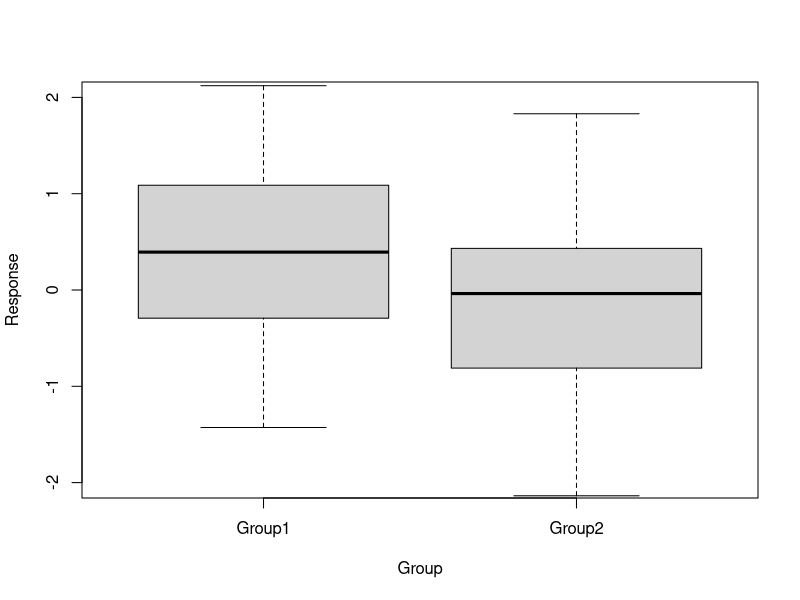
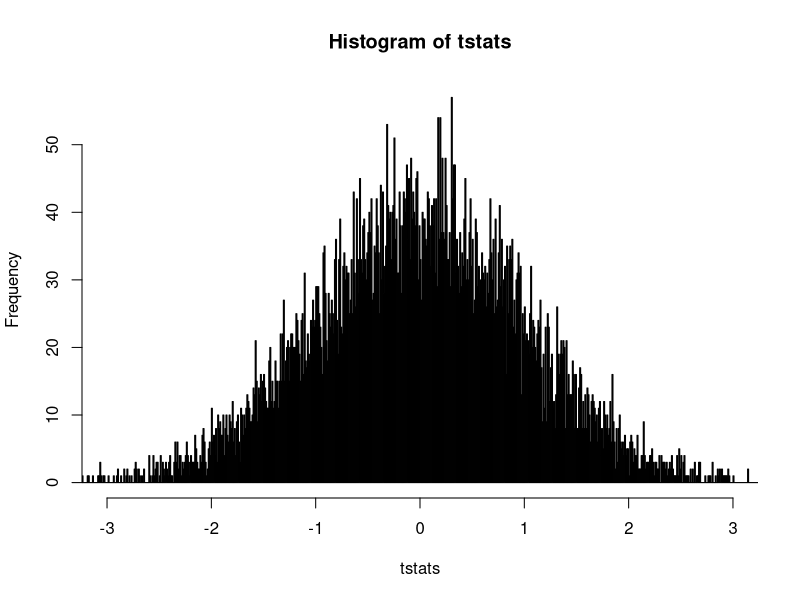
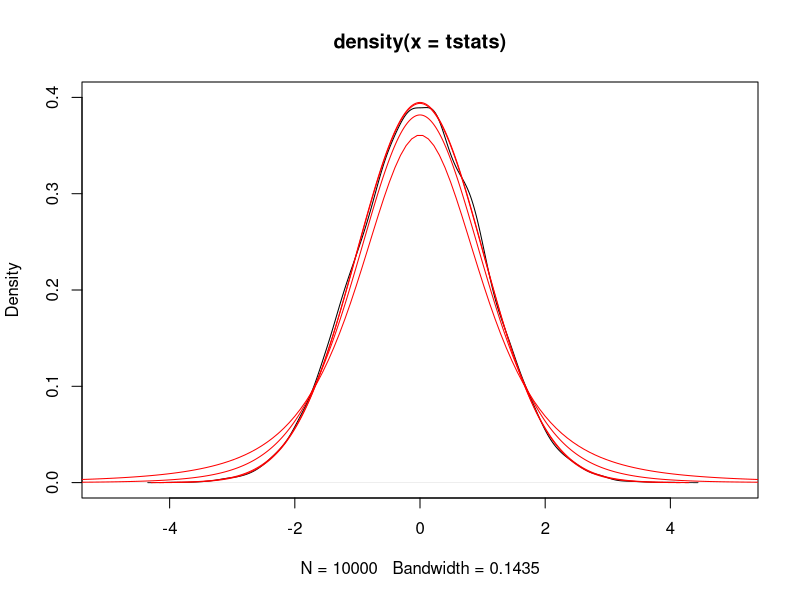
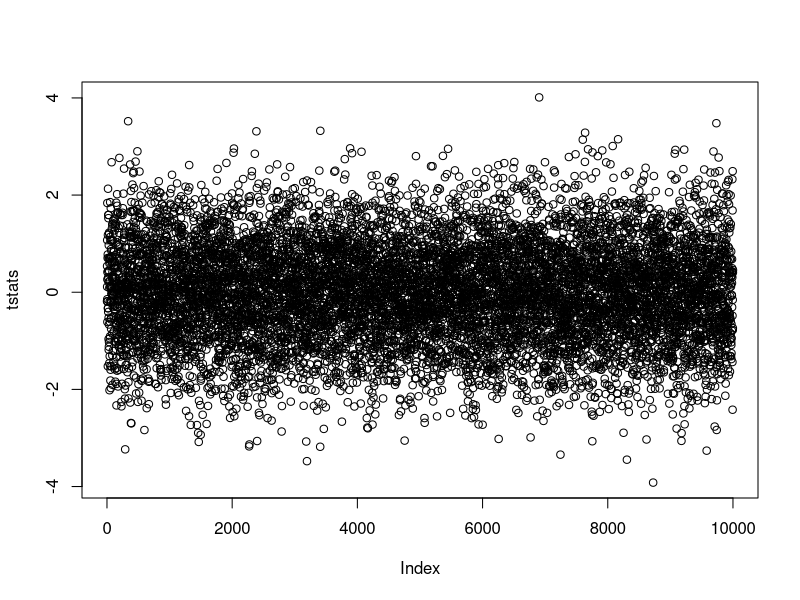
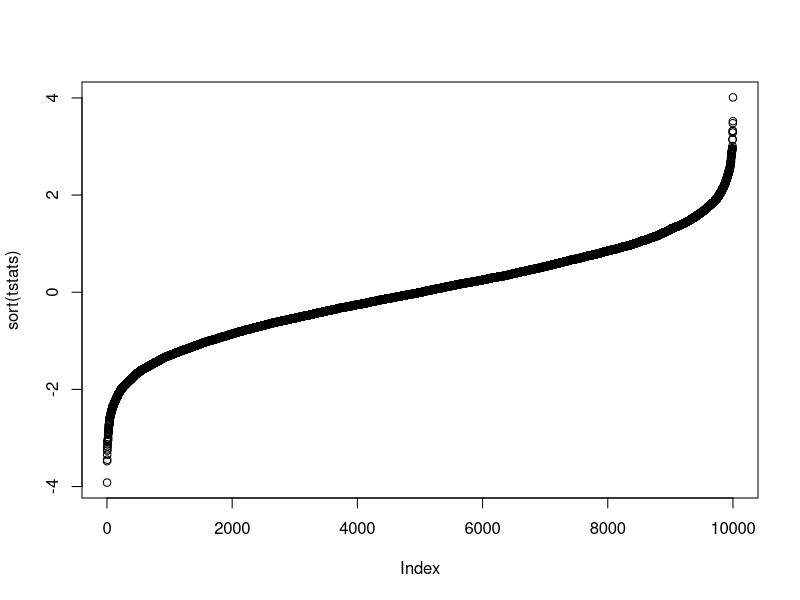
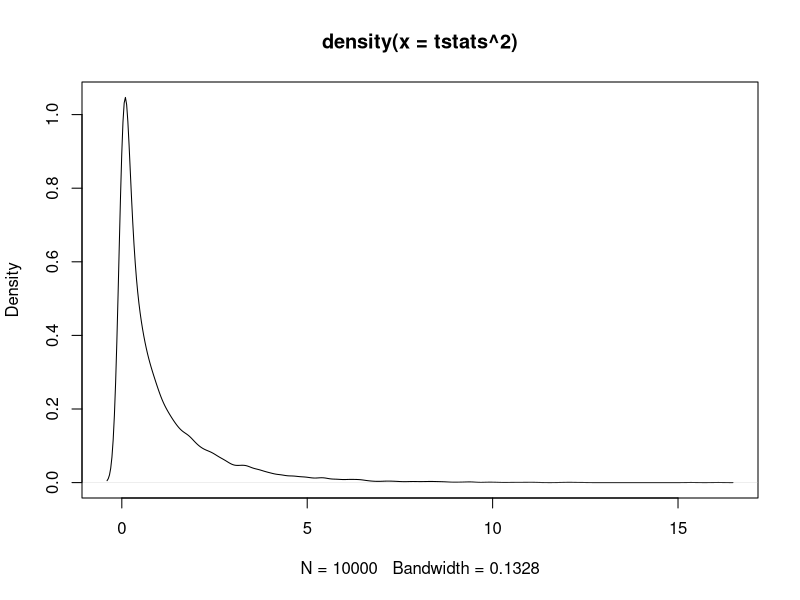
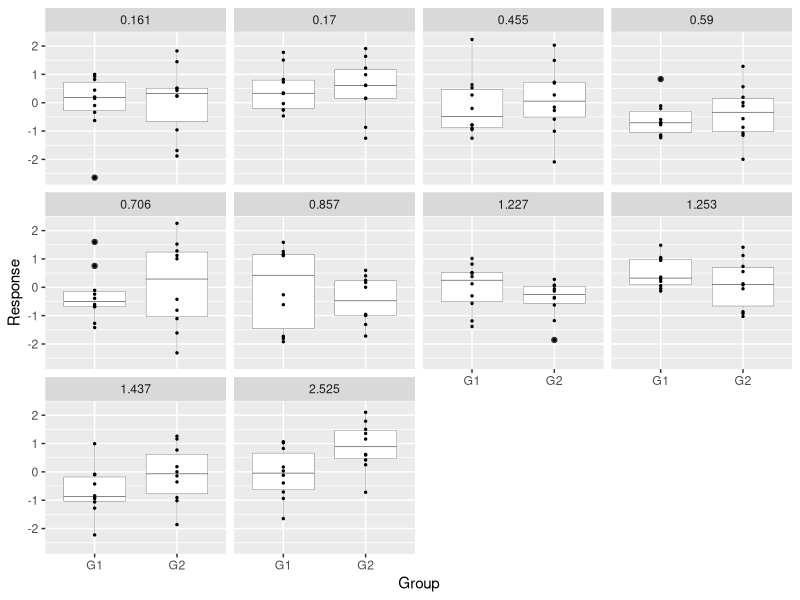
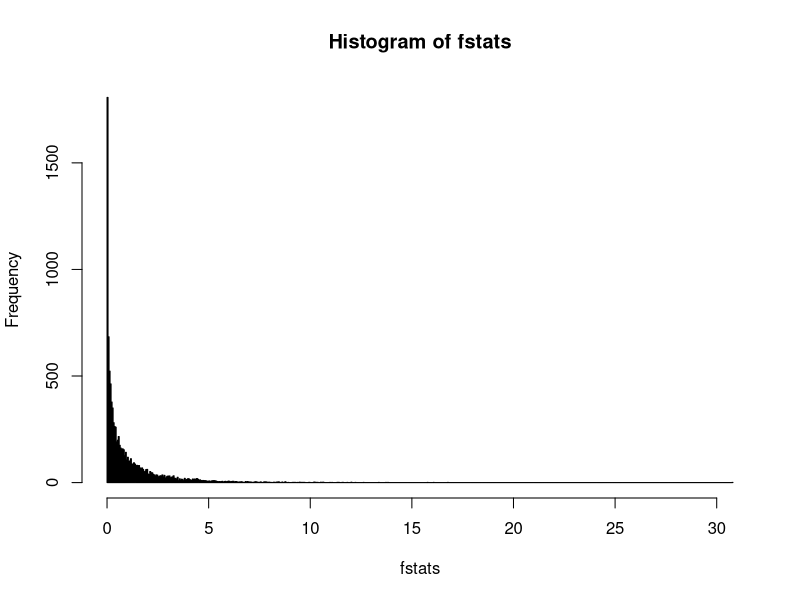

Write the R code that produced these figures, in order.
# Use this script to demonstrate how to Knit output to share code and results with colleagues
# and to demonstrate the use of functions, randomised sampling, and empirically 
# demonstrating how to arrive at the T and F distributions.  Hopefully, this might
# demystify obscure statistics.

# Call Libraries 
library(ggplot2)

# Random data can easily be generated in R
# Create two data sets, x and y that are both 30 samples, drawn from a normal distribution,
# mean = 0 and sd = 1
set.seed(14) # try 14
n=30
x<-rnorm(n=30, mean=0, sd=1)
y<-rnorm(n, 0, 1)
z<-data.frame(Group=factor(c(rep("Group1", n), rep("Group2", n))), Response=c(x,y))
plot(Response ~ Group, z, ylim=c(-2,2))
t.test(Response ~ Group, data=z, var.equal=T)
# Interesting result, we conclude that these are possibly significantly 
# different from one another?!

# Usually we run our stats without knowing much about the theory.  A t statistic is 
# compared against a theoretical
# distribution that is a formula, see here for these formulae:
# https://support.minitab.com/en-us/minitab-express/1/help-and-how-to/basic-statistics/probability-distributions/how-to/probability-density-function-pdf/methods-and-formulas/methods-and-formulas/

# But if we can generate random data, we should be able to generate an 
# empirical set of data that exhibits the 
# distribution resulting from these formulae.

# Let's do this by using the replicate function, which performs a function 
# we define, runs it as many times as you 
# ask, and then collects the result.  We'll replicate our tcalc() function 
# 10,000 times.

# First define function to return the t statistic from a two sample t test 
# for randomly generated datasets of size n,
# derived from normally distributed data
tcalc<-function(n=10){
  x<-rnorm(n, 0,1)
  y<-rnorm(n, 0,1)
  z<-data.frame(Group=factor(c(rep("Group1", n), rep("Group2", n))), Response=c(x,y))
  t<-(mean(x)-mean(y))/(sqrt((sd(x)^2)/n+(sd(y)^2)/n))
  # t<-t.test(Response ~ Group, data=z, var.equal=T)$statistic
  return(t)
}

tstats<-replicate(10000, tcalc(n=1000))
hist(tstats, breaks=1000, xlim=c(-3,3))
# Hmm....looks like t distribution data that also has noise attached to it.
# Let's make use of the density function, which 
plot(density(tstats), xlim=c(-5,5), ylim=c(0,0.4))
p<-seq(0, 1, 0.0001)
lines(density(qt(p, df=998)), xlim=c(-5,5),  ylim=c(0,0.4), col="red")
lines(density(qt(p, df=98)), xlim=c(-5,5),  ylim=c(0,0.4), col="red")
lines(density(qt(p, df=8)), xlim=c(-5,5),  ylim=c(0,0.4), col="red")
lines(density(qt(p, df=3)), xlim=c(-5,5),  ylim=c(0,0.4), col="red")

# our empirical distribution overlaps with that determined from the t density formula

plot(tstats)
plot(sort(tstats))
# out of 10000 randomly generated statistics, if you sort them, you can pull out
# the ith percentile out of the 10000 available n
sort(tstats)[9750] # 97.5th percentile from the bootstrapped tstats
# Or use the empirical cumulative distribution function to tell you what percentile
# a given value would yield if it was derived from your sample distribution
ecdf(tstats)(1.96) 
# Compare these to using the built-in, calculated t distribution functions:
qt(0.975, df=58)
qt(0.975, df=100)
qt(0.975, df=10000)
# 1.96 should ring a bell as the t stat used when estimating 95% confident limits, 
# assuming large sample sizes where t distributions resemble normal distributions:
qnorm(0.975)

t.test(Response ~ Group, data=z, var.equal=T)$statistic
anova(lm(Response ~ Group, data=z))
t.test(Response ~ Group, data=z, var.equal=T)$statistic^2
# note: square of the t-statistic = the F statistic from the one way anova, just as 
# squaring the tstat distribution should resemble the fstat distribution

# T distribution squared
plot(density(tstats^2))

zz<-data.frame()
for(r in 1:10){
  n=10
  x<-rnorm(n, 0,1)
  y<-rnorm(n, 0,1)
  z<-data.frame(Replicate=r, 
                Group=factor(c(rep("G1", n), rep("G2", n))),
                Response=c(x,y),
                Tstat=abs((mean(x)-mean(y))/(sqrt((sd(x)^2)/n+(sd(y)^2)/n))))
  zz<-rbind(zz,z)
}
zz$Tstat<-factor(round(zz$Tstat, 3))

# A random sample of 10 randomly created data sets, assuming 2 groups were drawn from 
# the same distribution at random
ggplot(zz, aes(x=Group, y=Response))+
  facet_wrap(~Tstat)+  
  geom_boxplot(size=0.1)+
  geom_point(size=0.5)


    
# Define Function to return the F statistic for randomly generated data (One Way ANOVA)  
fcalc<-function(n1=2, n2=20){
      x<-rnorm(n1, 0, 1)
      y<-rnorm(n2, 0, 1)
      z<-data.frame(Group=factor(c(rep("Group1", n1), rep("Group2", n2))), Response=c(x,y))
      f<-data.frame(anova(lm(Response ~ Group, z)))[1,4]
      return(f)
    }
fcalc()
# Look at F distribution:
n1=20
n2=20
x<-rnorm(n1, 0, 1)
y<-rnorm(n2, 0, 1)
z<-data.frame(Group=factor(c(rep("Group1", n1), rep("Group2", n2))), Response=c(x,y))
anova(lm(Response ~ Group, z))

# Replicate two groups that you want to perform an ANOVA on.
# If n1=20 and n2=20, the degrees of freedom from a one-way ANOVA will be:
# Numerator df = 1
# Denominator df = 38
fstats<-replicate(10000, fcalc(n1=20, n2=20))
hist(fstats, breaks=1000)
plot(density(fstats), xlim=c(0,10), ylim=c(0,1))
lines(density(qf(seq(0, 1, 0.0001), df1=1, df2=38, lower.tail = T)), 
      xlim=c(0,10), ylim=c(0,1), col="red")
sort(fstats)[9500] # 95% percentile from the fstats replicated values
qf(0.95, df1=1, df2=38) # 95th percentile calculated using the built in function


plot(density(qf(seq(0, 1, 0.0001), df1=5, df2=19, lower.tail = T)), 
      xlim=c(0,10), ylim=c(0,1), col="red")
lines(density(qf(seq(0, 1, 0.0001), df1=4, df2=19, lower.tail = T)), 
      xlim=c(0,10), ylim=c(0,1), col="blue")
lines(density(qf(seq(0, 1, 0.0001), df1=3, df2=19, lower.tail = T)), 
      xlim=c(0,10), ylim=c(0,1), col="green")

